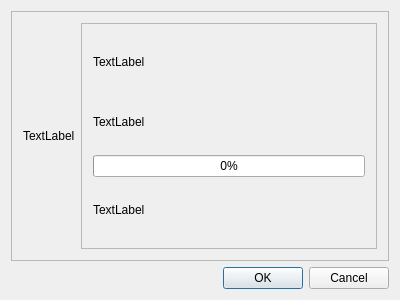
<?xml version="1.0" encoding="UTF-8"?>
<ui version="4.0">
 <class>Dialog</class>
 <widget class="QDialog" name="Dialog">
  <property name="geometry">
   <rect>
    <x>0</x>
    <y>0</y>
    <width>400</width>
    <height>300</height>
   </rect>
  </property>
  <property name="windowTitle">
   <string>Uninstall</string>
  </property>
  <layout class="QVBoxLayout" name="verticalLayout">
   <item>
    <widget class="QFrame" name="frame">
     <property name="frameShape">
      <enum>QFrame::StyledPanel</enum>
     </property>
     <property name="frameShadow">
      <enum>QFrame::Raised</enum>
     </property>
     <layout class="QHBoxLayout" name="horizontalLayout">
      <item>
       <widget class="QLabel" name="logo_label">
        <property name="text">
         <string>TextLabel</string>
        </property>
       </widget>
      </item>
      <item>
       <widget class="QFrame" name="frame_2">
        <property name="frameShape">
         <enum>QFrame::StyledPanel</enum>
        </property>
        <property name="frameShadow">
         <enum>QFrame::Raised</enum>
        </property>
        <layout class="QVBoxLayout" name="verticalLayout_2">
         <item>
          <widget class="QLabel" name="name_label">
           <property name="text">
            <string>TextLabel</string>
           </property>
          </widget>
         </item>
         <item>
          <widget class="QLabel" name="label">
           <property name="text">
            <string>TextLabel</string>
           </property>
          </widget>
         </item>
         <item>
          <widget class="QProgressBar" name="progressBar">
           <property name="value">
            <number>0</number>
           </property>
          </widget>
         </item>
         <item>
          <widget class="QLabel" name="progress_label">
           <property name="text">
            <string>TextLabel</string>
           </property>
          </widget>
         </item>
        </layout>
       </widget>
      </item>
     </layout>
    </widget>
   </item>
   <item>
    <widget class="QDialogButtonBox" name="buttonBox">
     <property name="standardButtons">
      <set>QDialogButtonBox::Cancel|QDialogButtonBox::Ok</set>
     </property>
    </widget>
   </item>
  </layout>
 </widget>
 <layoutdefault spacing="6" margin="11"/>
 <resources/>
 <connections/>
</ui>
